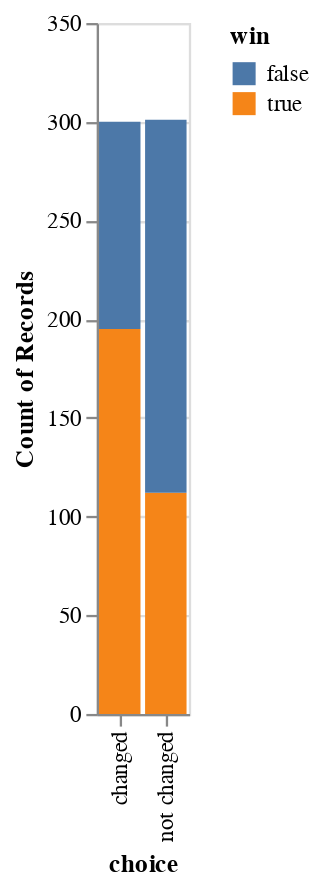

The cell this chart's notebook holds for it:
### Code cell
import altair as alt

alt.Chart(df).mark_bar().encode(
    x="choice",
    y="count()",
    color="win",
)

### Figure 1 — Vega-Lite specification as saved in the notebook (floating-point values rounded to 4 significant figures; data arrays with more than 128 entries replaced by an {"elided": "..."} marker saying what was removed)
{"config": {"view": {"continuousWidth": 300, "continuousHeight": 300}}, "data": {"name": "data-82f0381ddbcbe027ef6fb12a01100248"}, "mark": {"type": "bar"}, "encoding": {"color": {"field": "win", "type": "nominal"}, "x": {"field": "choice", "type": "nominal"}, "y": {"aggregate": "count", "type": "quantitative"}}, "$schema": "https://vega.github.io/schema/vega-lite/v5.15.1.json", "datasets": {"data-82f0381ddbcbe027ef6fb12a01100248": {"elided": "601 records"}}}
